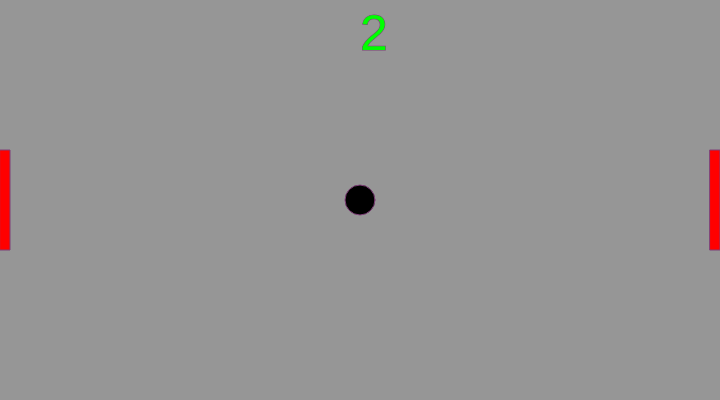
Frame 1 (no input)
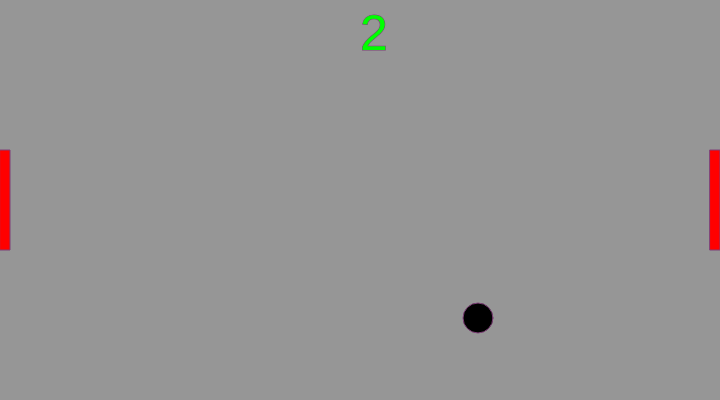
Frame 60 (no input)
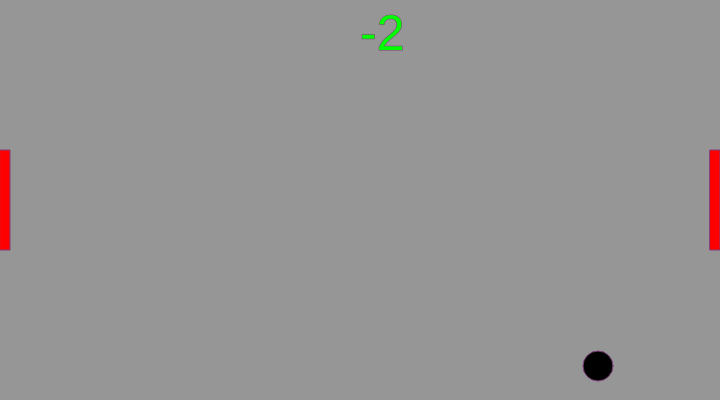
Frame 120 (the mouse pressed at the canvas centre since frame 60)

The p5.js sketch that drew these frames (run headless with seeded random() and noise() and a simulated clock; from frame 60 on, the mouse is pressed at the canvas centre):

// p5.js sketch
// ── sketch.js

var paddle_y;
var ball_x;
var ball_y;
var ballDirY;
var ballDirX;
var hits;


function setup() {
  
  createCanvas(720, 400);
  paddle_y = 150;
  ball_x = 360;
  ball_y = 200;
  ballDirY = 2;
  ballDirX = 2;
  hits = 0;
  
}

function draw() {
  
  background(150);
  drawPaddles(paddle_y);
  movePaddles();
  drawBall(ball_x, ball_y);
  moveBall();
  if (ball_x >= 0 && ball_x <= 720)
  {
     displayHits();
  }
}

function drawPaddles(paddle_y)
{
  fill("RED");
  stroke(127, 63, 120);
  rect(0, paddle_y, 10, 100);
  rect(710, paddle_y, 10, 100);
  
}

function movePaddles()
{
  if(keyIsDown(UP_ARROW) && paddle_y > 0)
    paddle_y -= 2;
  if(keyIsDown(DOWN_ARROW) && paddle_y < height-100)
    paddle_y += 2;
}

function drawBall(ball_x, ball_y)
{
  fill("BLACK");
  stroke(127, 63, 120);
  ellipse(ball_x, ball_y, 30);
}

function moveBall()
{
  if (ball_x >= 0 && ball_x <= 720)
  {
     ball_x += ballDirX;
     ball_y += ballDirY;
  }
  
  if (ball_x <= 10 || ball_x >= 710)
  {
    if (ball_y >= paddle_y && ball_y <= (paddle_y + 100))
    {
      //hits the paddle
      
      ballDirX = -1 * ballDirX;
      hits++;
    }
  }  
  if (ball_x < 0 || ball_x > 720)
  {
      endDisplay();
  }
  if (ball_y < 0 || ball_y > 400)
  {
    //bounce off north or south wall
    ballDirY = -1 * ballDirY;
  }
}

function displayHits()
{
  fill(0, 255, 0);
  textSize(50);
  text(ballDirY, 360, 50);
  //text(hits,360, 50);
}

function endDisplay() {
  fill(255,0,0);
  textSize(80);
  text("YOU LOSE", 140, 200);
}
